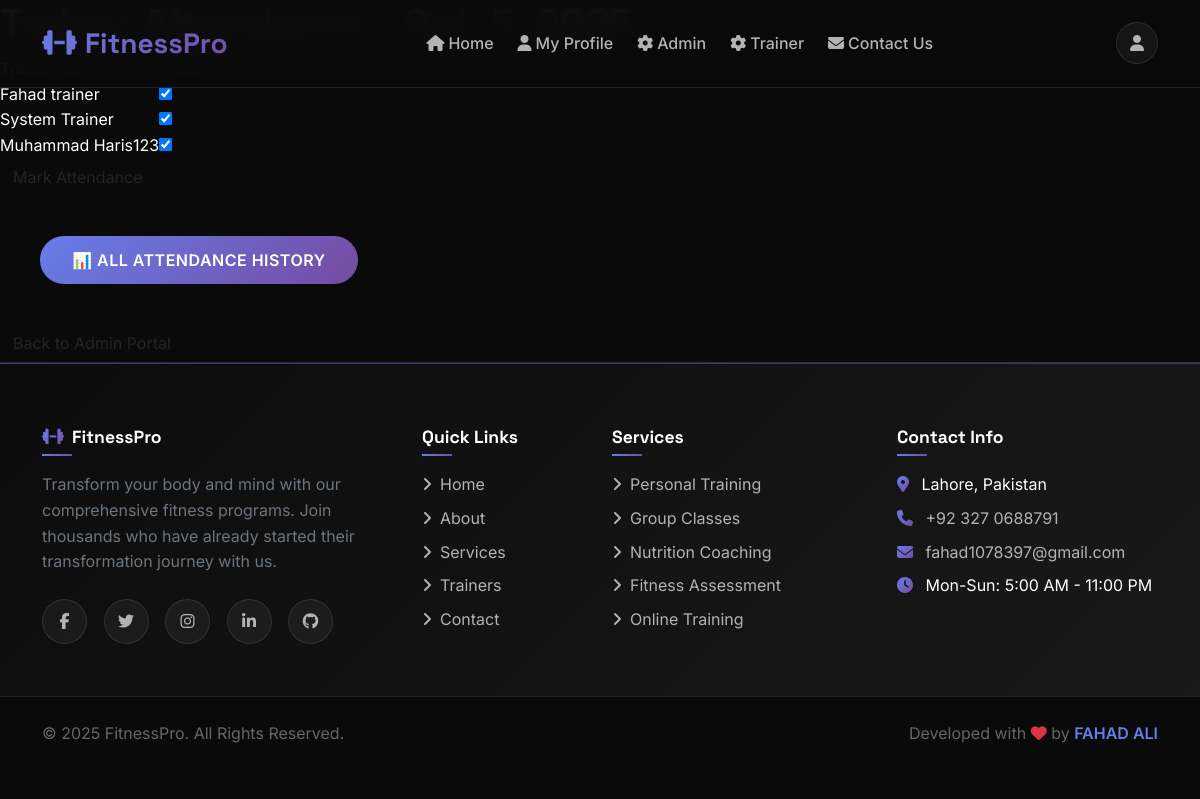
Page /trainer_attendance (signed in) on the committed database.
### gym_management/gym_app/models.py (models this page shows, shortened)
class Trainer(models.Model):
    first_name = models.CharField(max_length=50)
    last_name = models.CharField(max_length=50)
    email = models.CharField(max_length=50, null=True, blank=True)
    phone_number = models.CharField(max_length=20)
    username = models.CharField(max_length=150, unique=True)
    password = models.CharField(max_length=100)
    specialization = models.CharField(max_length=200, null=True, blank=True)
    image = models.ImageField(upload_to="trainers/", default="trainers/default.png", null=True, blank=True)
    created_at = models.DateTimeField(auto_now_add=True)

### gym_management/gym_app/views.py (the view, shortened to what this page needs)
# urls.py: path('trainer_attendance', views.trainer_attendance, name='trainer_attendance'),
def trainer_attendance(request):
    if 'admin_logged_in' not in request.session:
        return redirect('/admin_login')
    trainers = Trainer.objects.all()
    today = datetime.date.today()
    attendance_records = TrainerAttendance.objects.filter(date=today)
    data = {
        'trainers': trainers,
        'attendance_records': attendance_records,
        'today': today
    }
    return render(request, 'trainer_attendance.html', data)

### gym_management/gym_app/templates/trainer_attendance.html (shortened to what this page needs)
{% extends 'base.html' %}
{% block content %}
<h1>Trainer Attendance - {{ today }}</h1>
<form method="POST">
    <table>
        <tr>
            <th>Trainer Name</th>
            <th>Present</th>
        </tr>
        {% for trainer in trainers %}
        <tr>
            <td>{{ trainer.first_name }} {{ trainer.last_name }}</td>
            <td><input type="checkbox" name="trainer_{{ trainer.id }}" checked></td>
        </tr>
        {% endfor %}
    </table>
    <button type="submit" class="btn">Mark Attendance</button>
</form>
<div style="margin: 40px; ">
    <a href="{% url 'attendance_history' %}" class="btn btn-primary">
        📊 All Attendance History
    </a>
</div>
<a href="/admin_portal" class="btn">Back to Admin Portal</a>
{% endblock %}

### gym_management/gym_app/templates/base.html (style rules this page uses)
:root { --primary-gradient: linear-gradient(135deg, #667eea 0%, #764ba2 100%); --secondary-gradient: linear-gradient(135deg, #f093fb 0%, #f5576c 100%); --accent-gradient: linear-gradient(135deg, #4facfe 0%, #00f2fe 100%); --dark-gradient: linear-gradient(135deg, #0c0c0c 0%, #1a1a1a 100%); --bg-primary: #0a0a0a; --bg-secondary: #111111; --bg-tertiary: #1a1a1a; --bg-card: rgba(255, 255, 255, 0.05); --text-primary: #ffffff; --text-secondary: #b3b3b3; --text-muted: #666666; --accent-primary: #667eea; --accent-secondary: #764ba2; --accent-danger: #ff4757; --accent-success: #2ed573; --accent-warning: #ffa502; --border-color: rgba(255, 255, 255, 0.1); --border-hover: rgba(255, 255, 255, 0.2); --shadow-sm: 0 2px 8px rgba(0, 0, 0, 0.3); --shadow-md: 0 8px 32px rgba(0, 0, 0, 0.4); --shadow-lg: 0 16px 64px rgba(0, 0, 0, 0.5); --shadow-glow: 0 0 40px rgba(102, 126, 234, 0.3); --blur-sm: blur(8px); --blur-md: blur(16px); --blur-lg: blur(32px); }
* { margin: 0; padding: 0; box-sizing: border-box; }
html { scroll-behavior: smooth; }
body { font-family: 'Inter', -apple-system, BlinkMacSystemFont, 'Segoe UI', sans-serif; background: var(--bg-primary); color: var(--text-primary); line-height: 1.6; overflow-x: hidden; -webkit-font-smoothing: antialiased; -moz-osx-font-smoothing: grayscale; }
h1, h2, h3, h4, h5, h6 { font-family: 'Space Grotesk', sans-serif; font-weight: 600; line-height: 1.2; }
.btn-primary { background: var(--primary-gradient); border: none; padding: 0.75rem 2rem; font-weight: 600; border-radius: 2rem; transition: all 0.3s cubic-bezier(0.4, 0, 0.2, 1); position: relative; overflow: hidden; text-transform: uppercase; letter-spacing: 0.5px; }
.btn-primary::before { content: ''; position: absolute; top: 0; left: -100%; width: 100%; height: 100%; background: linear-gradient(90deg, transparent, rgba(255, 255, 255, 0.2), transparent); transition: left 0.5s; }

### rows in the picture
Trainer: first_name "Fahad", last_name "trainer"
Trainer: first_name "System", last_name "Trainer"
Trainer: first_name "Muhammad", last_name "Haris123"
